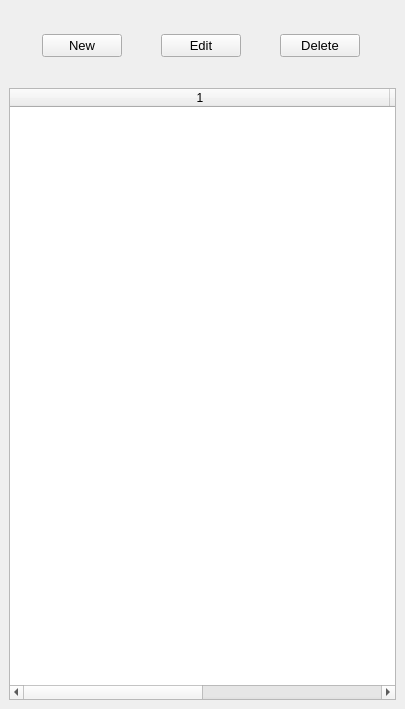
<?xml version="1.0" encoding="UTF-8"?>
<ui version="4.0">
 <class>clients</class>
 <widget class="QMainWindow" name="clients">
  <property name="geometry">
   <rect>
    <x>0</x>
    <y>0</y>
    <width>405</width>
    <height>709</height>
   </rect>
  </property>
  <property name="windowTitle">
   <string>MainWindow</string>
  </property>
  <widget class="QWidget" name="centralwidget">
   <layout class="QVBoxLayout" name="verticalLayout">
    <item>
     <layout class="QHBoxLayout" name="horizontalLayout_2">
      <property name="topMargin">
       <number>25</number>
      </property>
      <property name="bottomMargin">
       <number>25</number>
      </property>
      <item>
       <widget class="QPushButton" name="new_button">
        <property name="sizePolicy">
         <sizepolicy hsizetype="Maximum" vsizetype="Fixed">
          <horstretch>0</horstretch>
          <verstretch>0</verstretch>
         </sizepolicy>
        </property>
        <property name="font">
         <font>
          <pointsize>10</pointsize>
         </font>
        </property>
        <property name="text">
         <string>New</string>
        </property>
       </widget>
      </item>
      <item>
       <widget class="QPushButton" name="edit_button">
        <property name="sizePolicy">
         <sizepolicy hsizetype="Maximum" vsizetype="Fixed">
          <horstretch>0</horstretch>
          <verstretch>0</verstretch>
         </sizepolicy>
        </property>
        <property name="font">
         <font>
          <pointsize>10</pointsize>
         </font>
        </property>
        <property name="text">
         <string>Edit</string>
        </property>
       </widget>
      </item>
      <item>
       <widget class="QPushButton" name="delete_button">
        <property name="sizePolicy">
         <sizepolicy hsizetype="Maximum" vsizetype="Fixed">
          <horstretch>0</horstretch>
          <verstretch>0</verstretch>
         </sizepolicy>
        </property>
        <property name="font">
         <font>
          <pointsize>10</pointsize>
         </font>
        </property>
        <property name="text">
         <string>Delete</string>
        </property>
       </widget>
      </item>
     </layout>
    </item>
    <item>
     <layout class="QHBoxLayout" name="horizontalLayout">
      <item>
       <widget class="QTableWidget" name="tableWidget">
        <property name="sizePolicy">
         <sizepolicy hsizetype="MinimumExpanding" vsizetype="Expanding">
          <horstretch>0</horstretch>
          <verstretch>0</verstretch>
         </sizepolicy>
        </property>
        <property name="selectionBehavior">
         <enum>QAbstractItemView::SelectRows</enum>
        </property>
        <property name="columnCount">
         <number>2</number>
        </property>
        <attribute name="horizontalHeaderDefaultSectionSize">
         <number>380</number>
        </attribute>
        <attribute name="horizontalHeaderMinimumSectionSize">
         <number>70</number>
        </attribute>
        <column/>
        <column/>
       </widget>
      </item>
     </layout>
    </item>
   </layout>
  </widget>
 </widget>
 <resources/>
 <connections/>
</ui>
